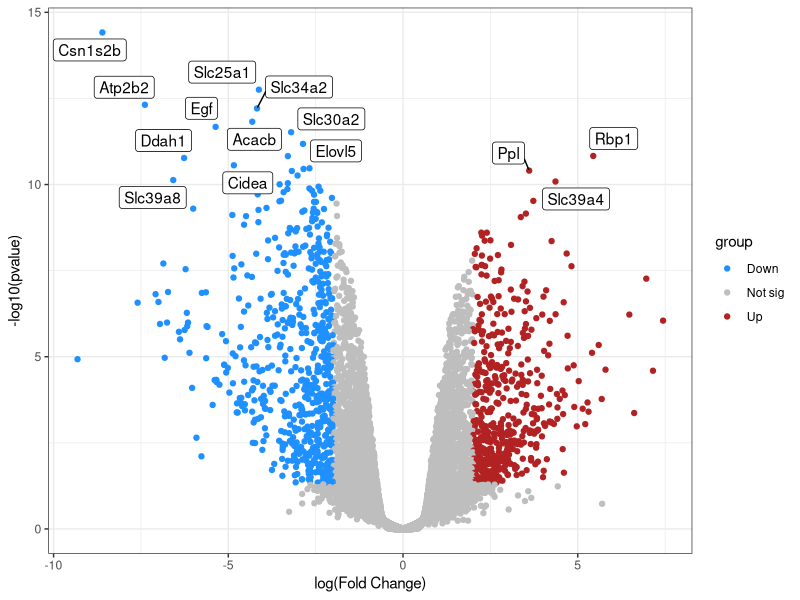

Write the R code that produced this figure.
getwd()
df <- read.csv("volcano_plot_example_data.csv",header=T,
             stringsAsFactors = F)
head(df)
dim(df)
df$group <- ifelse(df$logFC>=2&df$P.Value<=0.05,"Up",
                 ifelse(df$logFC<=-2&df$P.Value<=0.05,"Down","Not sig"))
table(df$group)
library(ggplot2)
library(ggrepel)
df$pvalue_log10<-(-log10(df$P.Value))
df1<-df[df$pvalue_log10>=10,]
dim(df1)
ggplot(df,aes(x=logFC,y=-log10(P.Value))) + geom_point(aes(color=group)) +
  scale_color_manual(values=c("dodgerblue","gray","firebrick")) +
  geom_label_repel(data=df1,aes(x=logFC,y=-log10(P.Value),label=gene_name)) +
  labs(y="-log10(pvalue)",x="log(Fold Change)") +
  theme_bw()
